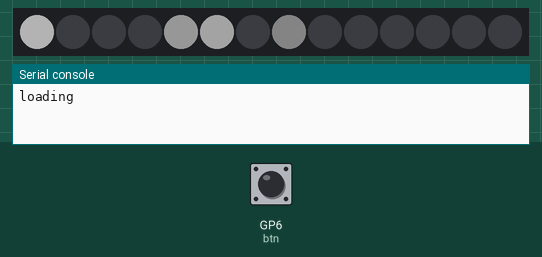
Bench run of a program on a simulated Raspberry Pi Pico running CircuitPython. Parts: 14 RGB LEDs in strip order, left to right, the last lines printed to the serial console. The inputs (shaded band) are chosen by the test bench; at power-on: GP6 (btn) HIGH. Dim RGB values are drawn brighter than linear; random numbers come from a fixed seed.

Above: at 1.2 s.
1.3 s: GP6 (btn) pulled LOW for 0.15 s
3.1 s: GP6 (btn) pulled LOW for 1 s
At 3.21 s:
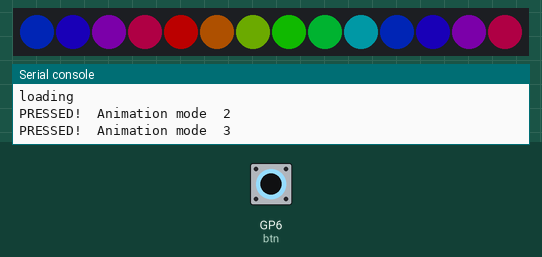
5.6 s: GP6 (btn) pulled LOW for 0.15 s
At 5.71 s:
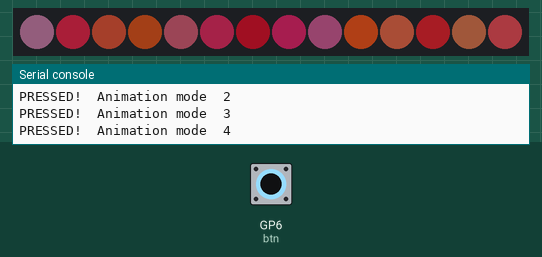
7.5 s: GP6 (btn) pulled LOW for 1 s
At 8.6 s:
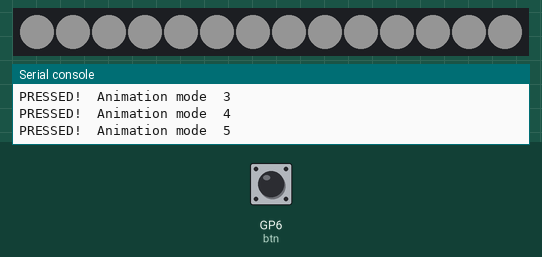

The program:

code.py
```python
import board
import neopixel
import time
from digitalio import DigitalInOut, Direction, Pull
import analogio
import random
import array
import math

print("loading")
pixelCount = 14

#code for meditation light
breathDirection = 1
brightness = 0.1
maxBrightness = .5
minBrightness = .1
currentColor = 0
nextColor = 0
transitionPercent = 0
counter = 0
color = [[255,255,255], [0,200,120], [0,50,220]]

def meditation():
    global breathDirection, brightness, maxBrightness, minBrightness, currentColor, nextColor, transitionPercent, counter, color
    pixels.brightness = brightness
    brightness = brightness + breathDirection/100
    transitionPercent = transitionPercent + 100/86
    if (brightness > maxBrightness):
        breathDirection = -1

    if (brightness < minBrightness):
        breathDirection = 1
        transitionPercent = 0
        currentColor = currentColor + 1
        nextColor = currentColor + 1
        if (currentColor > 2):
            currentColor = 0
        if (nextColor > 2):
            nextColor = 0

    pixels.fill(
        (
            color[currentColor][0]*((100-transitionPercent)/100) + color[nextColor][0]*(transitionPercent/100),
            color[currentColor][1]*((100-transitionPercent)/100) + color[nextColor][1]*(transitionPercent/100),
            color[currentColor][2]*((100-transitionPercent)/100) + color[nextColor][2]*(transitionPercent/100),
        )
        )
    pixels.brightness = brightness
    pixels.show()
    time.sleep(.07)

btn = DigitalInOut(board.GP6)
btn.direction = Direction.INPUT
btn.pull = Pull.UP

pixels = neopixel.NeoPixel(board.GP0, pixelCount, brightness=.3, auto_write=False)

def rainbow_cycle(wait, step):
    j = step
    for i in range(pixelCount):
        rc_index = (i * 256 // 10) + j * 5
        pixels[i] = wheel(rc_index & 255)
    pixels.show()
    time.sleep(wait)

def wheel(pos):
    # Input a value 0 to 255 to get a color value.
    # The colours are a transition r - g - b - back to r.
    if pos < 0 or pos > 255:
        return (0, 0, 0)
    if pos < 85:
        return (255 - pos * 3, pos * 3, 0)
    if pos < 170:
        pos -= 85
        return (0, 255 - pos * 3, pos * 3)
    pos -= 170
    return (pos * 3, 0, 255 - pos * 3)

def runFireAnimation():
    for i in range(pixelCount):
        flamePixels[i][0] = flamePixels[i][0] + flamePixels[i][3]
        flamePixels[i][1] = flamePixels[i][1] + flamePixels[i][3]/5
        flamePixels[i][2] = flamePixels[i][2] + flamePixels[i][3]/5
        #if we are over 255 in the red, then assign a new set of random flicker values
        if (flamePixels[i][0] > 255):
            flamePixels[i][0] = random.randint(25,100)
            flamePixels[i][1] = random.randint(2,50)
            flamePixels[i][2] = random.randint(2,50)
            flamePixels[i][3] = random.randint(1,12)
        pixels[i] = (flamePixels[i][0], flamePixels[i][1], flamePixels[i][2])
    pixels.show()


pressed = False
animationMode = 1
step = 0
RED = (255, 0, 0)
YELLOW = (255, 150, 0)
GREEN = (0, 255, 0)
CYAN = (0, 255, 255)
BLUE = (0, 0, 255)
PURPLE = (180, 0, 255)
WHITE = (255, 255, 255)
OFF = (0, 0, 0)

flamePixels = [
[100,10,10,5],[100,10,10,5],[100,10,10,5],[100,10,10,5],[100,10,10,5],[100,10,10,5],[100,10,10,5],
[100,10,10,5],[100,10,10,5],[100,10,10,5],[100,10,10,5],[100,10,10,5],[100,10,10,5],[100,10,10,5]
]

yinYangSequence = [0,1,2,3,12,11,10,9,8,7,4,5,0]
yinYangFrame = 0

def runYinYang(frame):

    if (frame < 39):
        i = frame % 13
        pixels.fill((0,0,0))
        pixels[yinYangSequence[i]] = (200,200,200)
        pixels[yinYangSequence[i-1]] = (125,125,125)
        pixels[yinYangSequence[i-2]] = (75,75,75)
        pixels[yinYangSequence[i-3]] = (25,25,25)
    elif (frame >= 39):
        if frame == 39:
            pixels.fill((25,25,25));
        if frame == 40:
            pixels.fill((75,75,75));
        if frame == 41:
            pixels.fill((125,125,125));
        if frame == 42:
            pixels.fill((200,200,200));
        if frame == 43:
            pixels.fill((125,125,125));
        if frame == 44:
            pixels.fill((75,75,75));
        if frame == 45:
            pixels.fill((25,25,25));
        if frame == 46:
            pixels.fill((0,0,0));

    pixels.show()
    time.sleep(.1)

while True:
    if btn.value == False:
        if pressed == False:

            pressed = True
            animationMode = animationMode + 1
            step = 0

            if animationMode > 10:
                animationMode = 1

            print("PRESSED!  Animation mode ", animationMode)
            time.sleep(0.2)
    else:
        pressed = False

    if (animationMode == 1):
        yinYangFrame = yinYangFrame + 1
        if yinYangFrame > 46:
            yinYangFrame = 0
        runYinYang(yinYangFrame)

    if (animationMode == 2):
        step = step + 1
        if step > 255:
            step = 1
        rainbow_cycle(0.05, step) # Increase the number to slow down the rainbow.

    if (animationMode == 3):
        runFireAnimation()
        time.sleep(0.05)

    if (animationMode == 4):
        meditation()

    if (animationMode == 5):
        pixels.fill((60,60,60))
        pixels.show()
        time.sleep(0.1)

    if (animationMode == 6):
        pixels.fill((100,100,100))
        pixels.show()
        time.sleep(0.1)

    if (animationMode == 7):
        pixels.fill((160,160,160))
        pixels.show()
        time.sleep(0.1)

    if (animationMode == 8):
        pixels.fill((240,240,240))
        pixels.show()
        time.sleep(0.1)

    if (animationMode == 9):
        pixels.fill((0,0,0))
        pixels.show()
        time.sleep(0.1)
```
